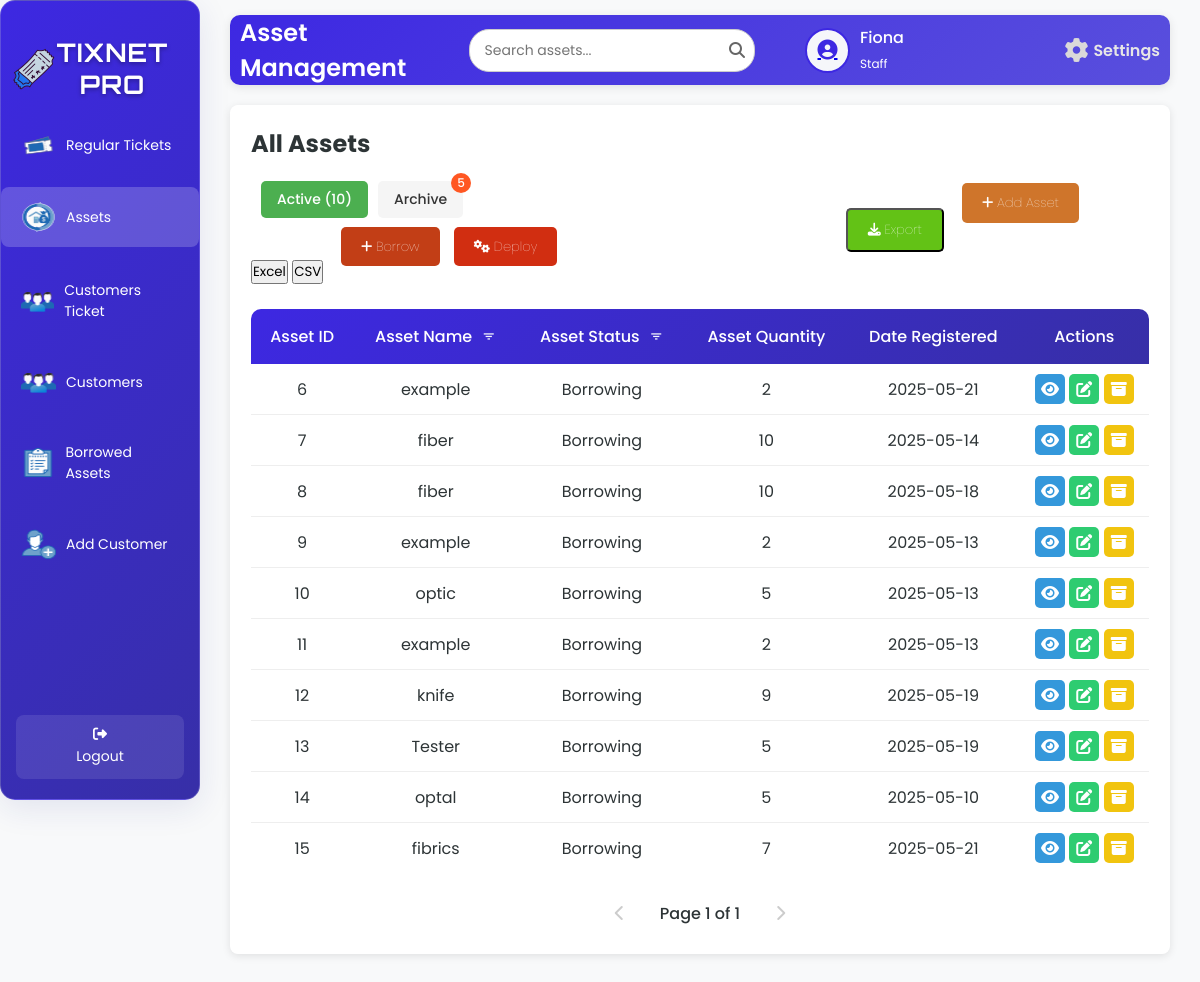
Page /assetsT.php (signed in) on the earlier database version.
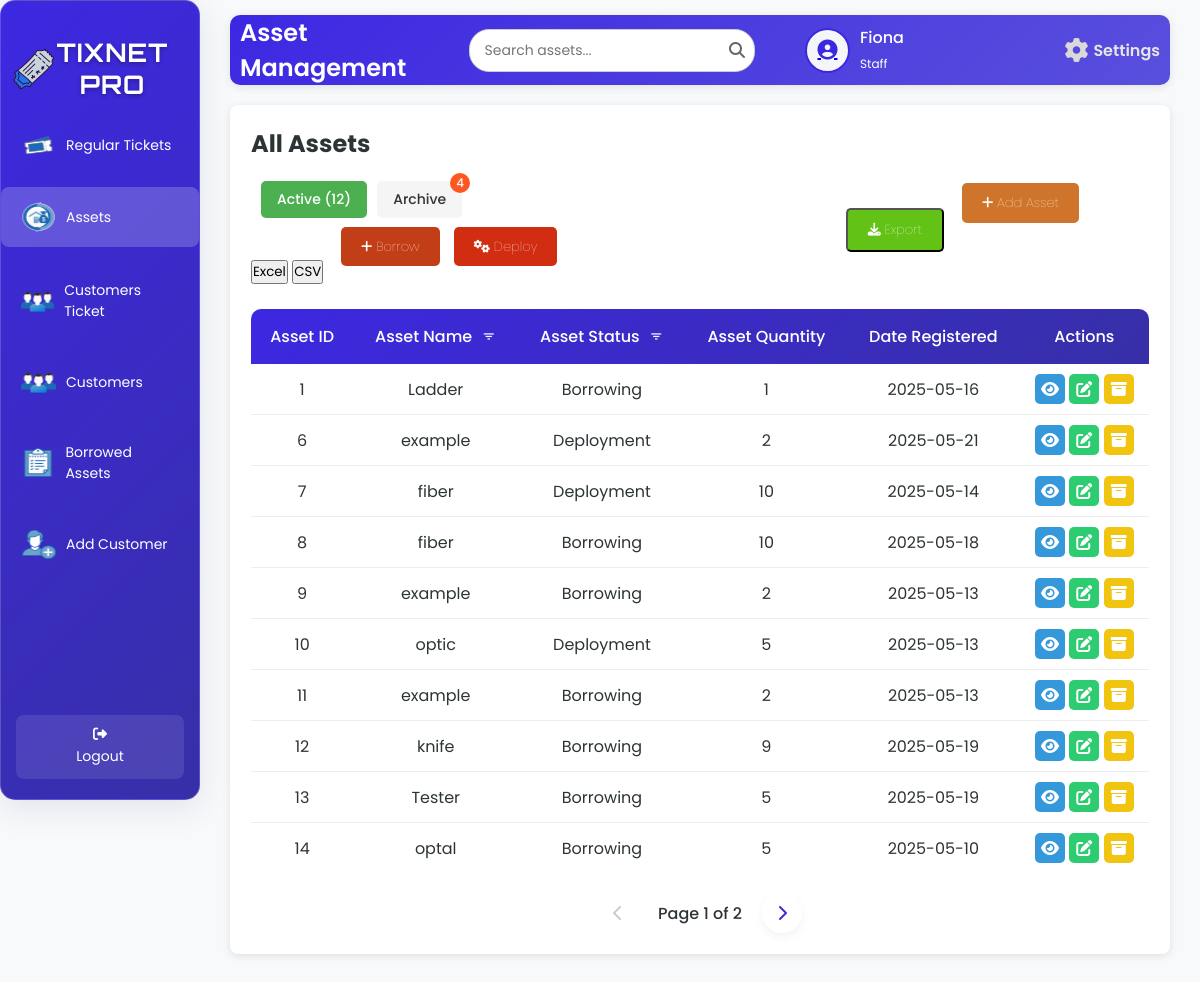
Same page on the later database version.
### tables this page shows
CREATE TABLE `tbl_assets` (
  `a_id` int(50) NOT NULL,
  `a_name` varchar(200) NOT NULL,
  `a_status` varchar(200) NOT NULL,
  `a_quantity` int(50) NOT NULL,
  `a_date` date NOT NULL
);

### assetsT.php (the view, shortened to what the changed rows need)
<?php
include 'db.php';
$limit = 10;
$activePage = isset($_GET['active_page']) ? (int)$_GET['active_page'] : 1;
$activeOffset = ($activePage - 1) * $limit;
if ($conn) {
    $activeCountQuery = "SELECT COUNT(*) as total FROM tbl_assets WHERE a_status != 'Archived'";
    $activeCountResult = $conn->query($activeCountQuery);
    $totalActive = $activeCountResult ? $activeCountResult->fetch_assoc()['total'] : 0;
    $totalActivePages = ceil($totalActive / $limit);
    $sqlActive = "SELECT a_id, a_name, a_status, a_quantity, a_date FROM tbl_assets WHERE a_status != 'Archived' ORDER BY a_id ASC LIMIT ?, ?";
    $stmtActive = $conn->prepare($sqlActive);
    $stmtActive->bind_param("ii", $activeOffset, $limit);
    $stmtActive->execute();
    $resultActive = $stmtActive->get_result();
    $archivedCountQuery = "SELECT COUNT(*) as total FROM tbl_assets WHERE a_status = 'Archived'";
    $archivedCountResult = $conn->query($archivedCountQuery);
    $totalArchived = $archivedCountResult ? $archivedCountResult->fetch_assoc()['total'] : 0;
} else {
    $_SESSION['error'] = "Database connection failed.";
}
?>
<!DOCTYPE html>
<html lang="en">
<head>
    <link rel="stylesheet" href="assetT.css">
    <link rel="stylesheet" href="https://cdnjs.cloudflare.com/ajax/libs/font-awesome/6.6.0/css/all.min.css">
    <link rel="stylesheet" href="https://unpkg.com/boxicons@2.1.4/css/boxicons.min.css">
</head>
<body>
<div class="wrapper">
    <div class="sidebar glass-container">
        <h2><img src="image/logo.png" alt="Tix Net Icon" class="sidebar-icon">TixNet Pro</h2>
    </div>
    <div class="container">
        <div class="upper">
            <h1>Asset Management</h1>
        </div>
        <div class="table-box glass-container">
            <div class="assets">
                <h2>All Assets</h2>
                <div class="header-controls">
                    <div class="tab-buttons">
                        <button class="tab-btn active" onclick="showAssetTab('active')">Active (<?php echo $totalActive; ?>)</button>
                        <button class="tab-btn" onclick="showAssetTab('archive')">Archive
                            <?php if ($totalArchived > 0): ?>
                                <span class="tab-badge"><?php echo $totalArchived; ?></span>
                            <?php endif; ?>
                        </button>
                    </div>
                </div>
                <div id="assets-active" class="tab-content">
                    <table id="assets-table">
                        <thead>
                            <tr>
                                <th>Asset ID</th>
                                <th>
                                    Asset Name
                                    <button class="filter-btn" onclick="showAssetNameFilterModal('active')" title="Filter by Asset Name">
                                        <i class='bx bx-filter'></i>
                                    </button>
                                </th>
                                <th>
                                    Asset Status
                                    <button class="filter-btn" onclick="showAssetStatusFilterModal('active')" title="Filter by Asset Status">
                                        <i class='bx bx-filter'></i>
                                    </button>
                                </th>
                                <th>Asset Quantity</th>
                                <th>Date Registered</th>
                                <th>Actions</th>
                            </tr>
                        </thead>
                        <tbody id="assets-table-body">
                            <?php
                            if ($resultActive && $resultActive->num_rows > 0) {
                                while ($row = $resultActive->fetch_assoc()) {
                                    echo "<tr>
                                            <td>" . htmlspecialchars($row['a_id'], ENT_QUOTES, 'UTF-8') . "</td>
                                            <td>" . htmlspecialchars($row['a_name'], ENT_QUOTES, 'UTF-8') . "</td>
                                            <td>" . htmlspecialchars($row['a_status'], ENT_QUOTES, 'UTF-8') . "</td>
                                            <td>" . htmlspecialchars($row['a_quantity'], ENT_QUOTES, 'UTF-8') . "</td>
                                            <td>" . htmlspecialchars($row['a_date'], ENT_QUOTES, 'UTF-8') . "</td>
                                            <td>
                                                <a class='view-btn' onclick=\"showAssetViewModal('" . htmlspecialchars($row['a_id'], ENT_QUOTES, 'UTF-8') . "', '" . htmlspecialchars($row['a_name'], ENT_QUOTES, 'UTF-8') . "', '" . htmlspecialchars($row['a_status'], ENT_QUOTES, 'UTF-8') . "', '" . htmlspecialchars($row['a_quantity'], ENT_QUOTES, 'UTF-8') . "', '" . htmlspecialchars($row['a_date'], ENT_QUOTES, 'UTF-8') . "')\" title='View'><i class='fas fa-eye'></i></a>
                                                <a class='edit-btn' onclick=\"showEditAssetModal('" . htmlspecialchars($row['a_id'], ENT_QUOTES, 'UTF-8') . "', '" . htmlspecialchars($row['a_name'], ENT_QUOTES, 'UTF-8') . "', '" . htmlspecialchars($row['a_status'], ENT_QUOTES, 'UTF-8') . "', '" . htmlspecialchars($row['a_quantity'], ENT_QUOTES, 'UTF-8') . "', '" . htmlspecialchars($row['a_date'], ENT_QUOTES, 'UTF-8') . "')\" title='Edit'><i class='fas fa-edit'></i></a>
                                                <a class='archive-btn' onclick=\"showArchiveModal('" . htmlspecialchars($row['a_id'], ENT_QUOTES, 'UTF-8') . "', '" . htmlspecialchars($row['a_name'], ENT_QUOTES, 'UTF-8') . "')\" title='Archive'><i class='fas fa-archive'></i></a>
                                            </td></tr>";
                                }
                            } else {
                                echo "<tr><td colspan='6'>No active assets found.</td></tr>";
                            }
                            ?>
                        </tbody>
                    </table>
                    <div class="pagination" id="active-pagination">
                        <?php if ($activePage > 1): ?>
                            <a href="javascript:searchAssets(<?php echo $activePage - 1; ?>, 'active')" class="pagination-link"><i class="fas fa-chevron-left"></i></a>
                        <?php else: ?>
                            <span class="pagination-link disabled"><i class="fas fa-chevron-left"></i></span>
                        <?php endif; ?>
                        <span class="current-page">Page <?php echo $activePage; ?> of <?php echo $totalActivePages; ?></span>
                        <?php if ($activePage < $totalActivePages): ?>
                            <a href="javascript:searchAssets(<?php echo $activePage + 1; ?>, 'active')" class="pagination-link"><i class="fas fa-chevron-right"></i></a>
                        <?php else: ?>
                            <span class="pagination-link disabled"><i class="fas fa-chevron-right"></i></span>
                        <?php endif; ?>
                    </div>
                </div>
            </div>
        </div>
    </div>
</div>
</body>
</html>

Differences in the rows shown:
no longer on this page (row unchanged): tbl_assets: a_id "15", a_name "fibrics", a_status "Borrowing", a_quantity "7", a_date "2025-05-21"
now on this page (row edited): tbl_assets: a_id "1", a_name "Ladder", a_status "Borrowing", a_quantity "1", a_date "2025-05-16"
changed tbl_assets id 6: a_status "Borrowing" → "Deployment"
changed tbl_assets id 7: a_status "Borrowing" → "Deployment"
changed tbl_assets "optic": a_status "Borrowing" → "Deployment"
Other differences:
$totalActive: "10" → "12"
$totalArchived: "5" → "4"
$totalActivePages: "1" → "2"
